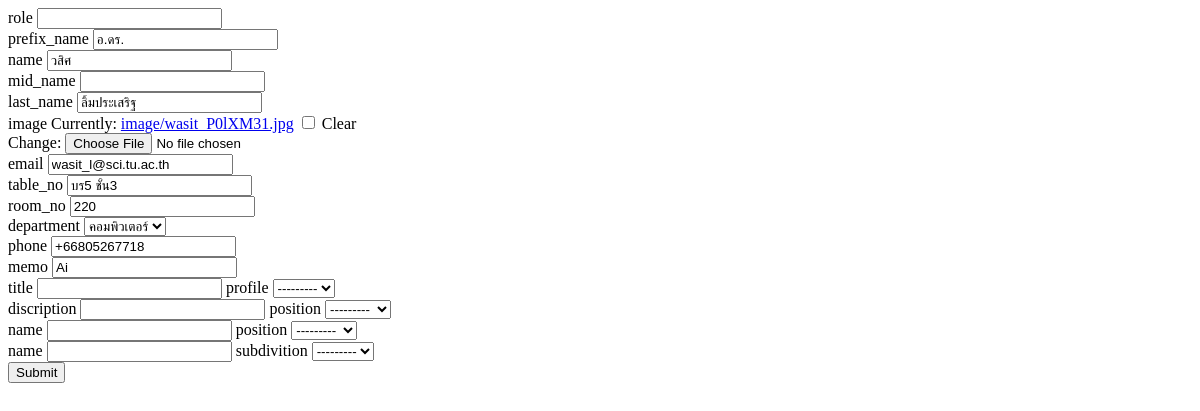
The app's page /form/ (signed in), older data.
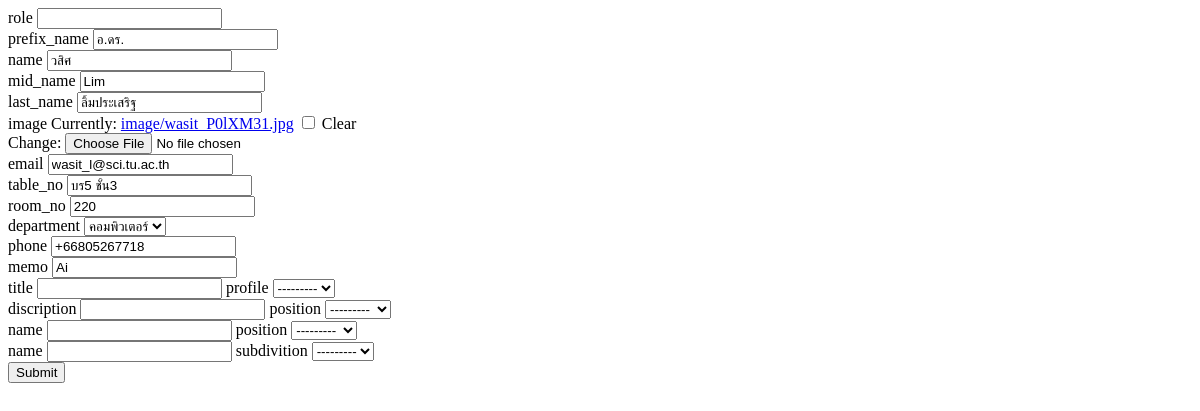
The same page, newer data.
### FindApp/models.py (models this page shows)
class Profiles(models.Model):
    account     = models.ForeignKey(User,on_delete=models.SET_NULL,null=True)
    role        = models.IntegerField()
    prefix_name = models.CharField(max_length=50,null=True)
    name        = models.CharField(max_length=50,null=True)
    mid_name    = models.CharField(max_length=50,null=True,blank=True)
    last_name   = models.CharField(max_length=50,null=True)
    image       = models.ImageField(upload_to='image/',null=True,blank=True)
    email       = models.EmailField(max_length=100,null=True)
    table_no    = models.CharField(max_length=50,null=True,blank=True)
    room_no     = models.CharField(max_length=50,null=True,blank=True)
    department  = models.ForeignKey(Department,on_delete=models.SET_NULL,null=True)
    phone       = PhoneNumberField()
    memo        = models.CharField(max_length=99,null=True,blank=True)
    def __str__(self):
        return self.name

### FindApp/views.py (the view)
# urls.py: path('form/',form,name='form')
@login_required
def form(request):
    user = request.user.id
    print(type(user),user)
    if request.method == 'POST':
        profile    = Profiles.objects.all().filter(pk=user)[0]
        form = ProfilesForm(request.POST, request.FILES, instance=profile)
        formPosition = PositionForm(request.POST)
        if form.is_valid() and formPosition.is_valid:
            form.save()
            formPosition.save()
            return redirect(reverse('FindApp:profile'))
    else:
        profile = Profiles.objects.all().filter(pk=user)[0]
        position = Position.objects.all().filter(pk=user)[0]
        print(position)
        print(profile)
        form = ProfilesForm(instance=profile)
        formPosition = PositionForm()
        formJobdiscription = JobDiscriptionForm()
        formSubdivision = SubDivisionForm()
        formDivision = DivisionForm()
        context = {'form':form,'formPosition':formPosition,'formJobdiscription':formJobdiscription,'formSubdivision':formSubdivision,'formDivision':formDivision}
    return render(request,'form2.html',context)

### FindApp/models.py
class ProfilesForm(ModelForm):
    class Meta:
        model   = Profiles
        fields  = '__all__'
        labels  = {
            "prefix_name" : _("คำนำหน้า")
        }
        exclude = ['account']

class PositionForm(ModelForm):
    class Meta:
        model   = Position
        fields  = '__all__'

### FindApp/models.py (called while the page is built)
    def __str__(self):
        return self.name

    def __str__(self):
        return self.title

### FindApp/templates/form2.html (shortened to what this page needs)
<!DOCTYPE html>
<html>
<head>
</head>
<body>
        <form action="" method="post" enctype="multipart/form-data">
            {% for f in form %}
                {{f.name}}
                {{f}}
                <br>
            {% endfor %}
            {% for f in formPosition %}
                {{f.name}}
                {{f}}
            {% endfor %}
            <br>
            {% for f in formJobdiscription %}
                {{f.name}}
                {{f}}
            {% endfor %}
            <br>
            {% for f in formSubdivision %}
                {{f.name}}
                {{f}}
            {% endfor %}
            <br>
            {% for f in formDivision %}
                {{f.name}}
                {{f}}
            {% endfor %}
            <br>
            <input type="submit" value="Submit" />
        </form>
</body>
</html>

Row changes from the older to the newer data that the page shows:
changed Profiles "อ.ดร.": mid_name (not shown) → "Lim"
